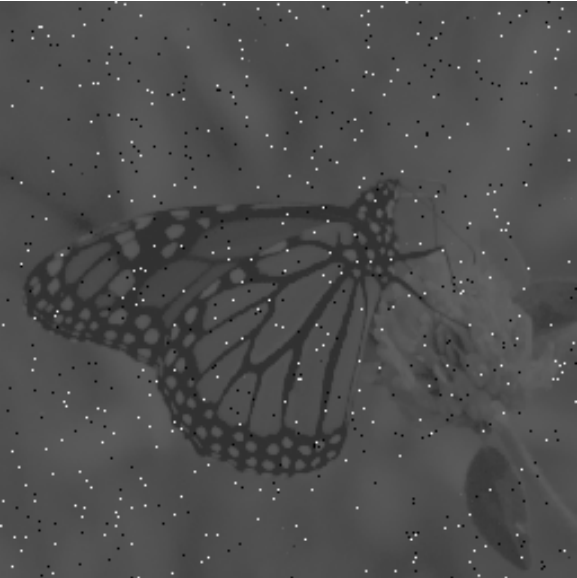
%> input picture DIP/3971242026/codes/butterfly_noisy.bmp, 577 x 578 px
$ octave GHE.m   (GNU Octave 9; MATLAB toolbox functions it lacks are replaced by stand-ins)
%> lines starting %> are read from the running program, lines starting %| are printed output that depends on the picture
clear;
close all;
img =  imread('butterfly_noisy.bmp');
%> img is the input picture: size 578x577 uint8; min 0, max 255, mean 77.5

HE = zeros(256 , 2);
HE(1:256) = 0:255;
for i=1:256
    HE(i,2) =  numel(find(img == i-1));
end
%> after the loop, HE = 256 rows, first 12: [0 3; 1 1; 2 4; 3 7; 4 3; 5 7; 6 13; 7 6; 8 10; 9 19; 10 19; 11 17]


HE(:,3) = HE(:,2) ./ numel(img);
HE(:,4) = HE(:,3) .* 255;

for i=1:256
    HE(i,5) = sum(HE(1:i,4));
end
%> after the loop, HE = 256 rows, first 8: [0 3 9e-06 0.00229 0.00229; 1 1 3e-06 0.000765 0.00306; 2 4 1.2e-05 0.00306 0.00612; 3 7 2.1e-05 0.00535 0.0115; 4 3 9e-06 0.00229 0.0138; 5 7 2.1e-05 0.00535 0.0191; 6 13 3.9e-05 0.00994 0.0291; 7 6 1.8e-05 0.00459 0.0336]

HE(:,6) = round(HE(:,5));
mapEQCoins =  [HE(:,1) , HE(:,6)];
%> mapEQCoins = 256 rows, first 12: [0 0; 1 0; 2 0; 3 0; 4 0; 5 0; 6 0; 7 0; 8 0; 9 0; 10 0; 11 0]

normalimg = uint8(zeros(size(img)));
for i=1:256
    findIndex  = find(img == mapEQCoins(i,1));
    if(~isempty(findIndex))
        normalimg(findIndex) = mapEQCoins(i,2);
    end
end
%> this loop made 256 passes
%> findIndex on passes 1 to 3: [110150; 218096; 295101], 294803, [23073; 146634; 181938; 181939]
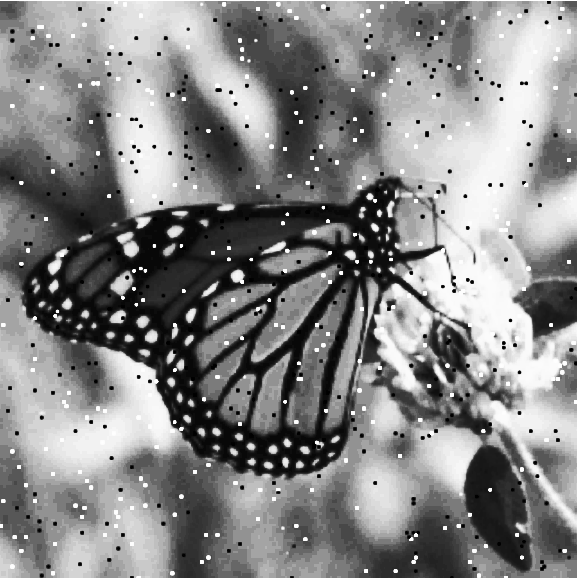
%> normalimg: size 578x577 uint8; min 0, max 255, mean 133.1

hsnormalimg = zeros(256 , 2);
hsnormalimg(1:256) = 0:255;
for i=1:256
    hsnormalimg(i,2) =  numel(find(normalimg == i-1));
end
%> after the loop, hsnormalimg = 256 rows, first 12: [0 653; 1 1252; 2 233; 3 0; 4 0; 5 0; 6 0; 7 0; 8 7684; 9 0; 10 0; 11 0]


figure ;
imshow(img);
title('original image');
figure (2) ;
imshow(normalimg);
title('global histogram equalization ');
